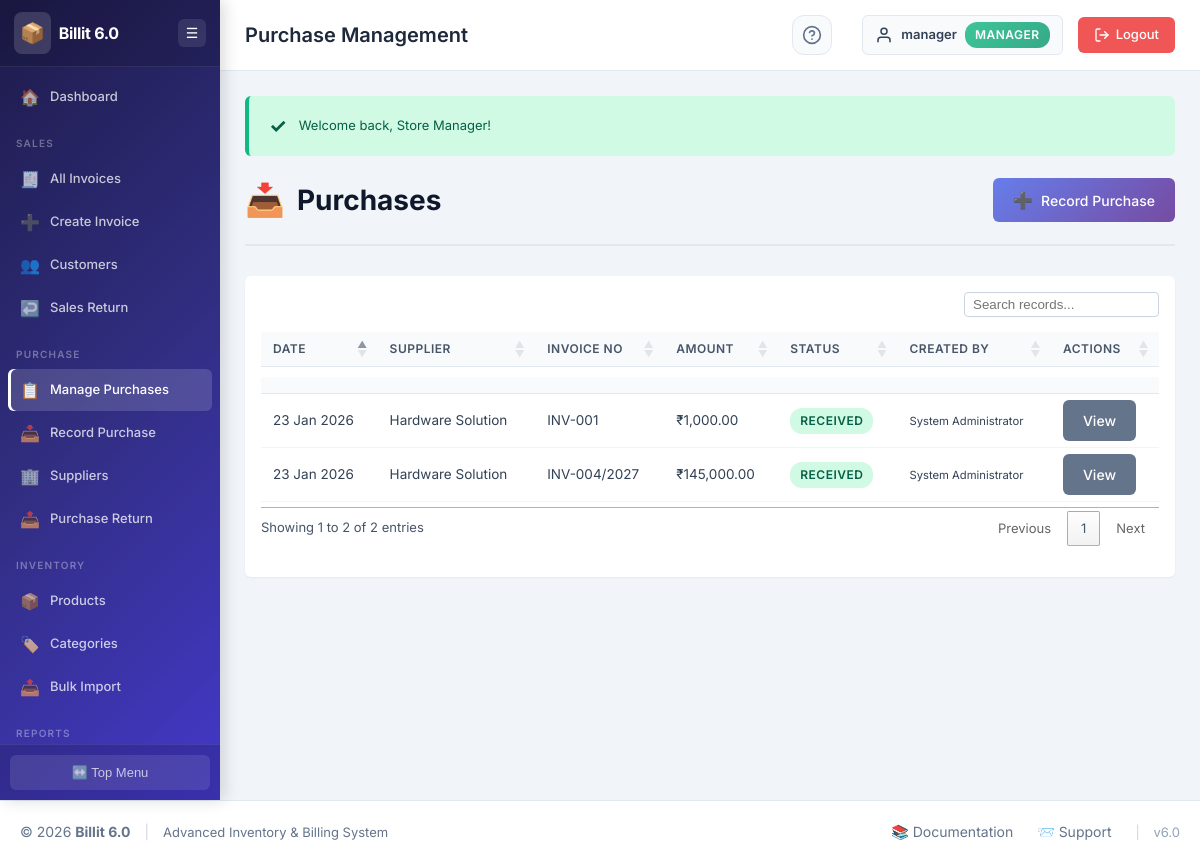
Screenshot of /purchases/index.php (signed in) with the database file from the repository.
### tables this page shows
CREATE TABLE `purchases` (
  `purchase_id` int(11) NOT NULL,
  `supplier_id` int(11) NOT NULL,
  `supplier_invoice_no` varchar(50) DEFAULT NULL,
  `purchase_date` date NOT NULL,
  `total_amount` decimal(10,2) NOT NULL DEFAULT 0.00,
  `paid_amount` decimal(10,2) DEFAULT 0.00,
  `payment_status` enum('paid','partial','unpaid') DEFAULT 'unpaid',
  `status` enum('received','pending','cancelled') DEFAULT 'received',
  `notes` text DEFAULT NULL,
  `created_at` timestamp NOT NULL DEFAULT current_timestamp(),
  `created_by` int(11) DEFAULT NULL
);

CREATE TABLE `suppliers` (
  `supplier_id` int(11) NOT NULL,
  `supplier_name` varchar(100) NOT NULL,
  `contact_person` varchar(100) DEFAULT NULL,
  `email` varchar(100) DEFAULT NULL,
  `phone` varchar(20) DEFAULT NULL,
  `address` text DEFAULT NULL,
  `city` varchar(50) DEFAULT NULL,
  `country` varchar(50) DEFAULT NULL,
  `status` enum('active','inactive') NOT NULL DEFAULT 'active',
  `created_at` timestamp NOT NULL DEFAULT current_timestamp(),
  `updated_at` timestamp NOT NULL DEFAULT current_timestamp() ON UPDATE current_timestamp()
);

CREATE TABLE `users` (
  `user_id` int(11) NOT NULL,
  `username` varchar(50) NOT NULL,
  `password` varchar(255) NOT NULL,
  `full_name` varchar(100) NOT NULL,
  `email` varchar(100) NOT NULL,
  `role` enum('admin','manager','staff') NOT NULL DEFAULT 'staff',
  `status` enum('active','inactive') NOT NULL DEFAULT 'active',
  `created_at` timestamp NOT NULL DEFAULT current_timestamp(),
  `updated_at` timestamp NOT NULL DEFAULT current_timestamp() ON UPDATE current_timestamp()
);

### purchases/index.php (the view, shortened to what this page needs)
<?php
require_once '../config/config.php';
require_once '../includes/functions.php';
require_once '../includes/header.php';
$query = "SELECT p.*, s.supplier_name, u.full_name
          FROM purchases p
          LEFT JOIN suppliers s ON p.supplier_id = s.supplier_id
          LEFT JOIN users u ON p.created_by = u.user_id
          ORDER BY p.purchase_date DESC";
$purchases = db_fetch_all($connection, $query);
?>
<div class="page-header">
    <div>
        <h2 class="page-title"><span class="page-icon">📥</span> Purchases</h2>
    </div>
    <div class="page-actions">
        <a href="create_purchase.php" class="btn btn-primary">
            <span class="btn-icon">➕</span> Record Purchase
        </a>
    </div>
</div>
<div class="card">
    <div class="card-body">
        <div class="table-responsive">
            <table class="data-table">
                <thead>
                    <tr>
                        <th>Date</th>
                        <th>Supplier</th>
                        <th>Invoice No</th>
                        <th>Amount</th>
                        <th>Status</th>
                        <th>Created By</th>
                        <th>Actions</th>
                    </tr>
                </thead>
                <tbody>
                    <?php foreach ($purchases as $p): ?>
                    <tr>
                        <td><?php echo date('d M Y', strtotime($p['purchase_date'])); ?></td>
                        <td><?php echo escape_html($p['supplier_name']); ?></td>
                        <td><?php echo escape_html($p['supplier_invoice_no']); ?></td>
                        <td>₹<?php echo number_format($p['total_amount'], 2); ?></td>
                        <td>
                            <span class="badge badge-<?php echo $p['status'] == 'received' ? 'success' : 'warning'; ?>">
                                <?php echo ucfirst($p['status']); ?>
                            </span>
                        </td>
                        <td><small><?php echo escape_html($p['full_name']); ?></small></td>
                        <td>
                            <a href="view_purchase.php?id=<?php echo $p['purchase_id']; ?>" class="btn btn-sm btn-secondary">View</a>
                        </td>
                    </tr>
                    <?php endforeach; ?>
                </tbody>
            </table>
        </div>
    </div>
</div>
<?php require_once '../includes/footer.php'; ?>

### assets/css/style.css (style rules this page uses)
* { margin: 0; padding: 0; box-sizing: border-box; }
:root { --primary-color: #4f46e5; --primary-dark: #4338ca; --primary-light: #6366f1; --secondary-color: #64748b; --success-color: #10b981; --warning-color: #f59e0b; --danger-color: #ef4444; --info-color: #06b6d4; --gray-50: #f8fafc; --gray-100: #f1f5f9; --gray-200: #e2e8f0; --gray-300: #cbd5e1; --gray-400: #94a3b8; --gray-500: #64748b; --gray-600: #475569; --gray-700: #334155; --gray-800: #1e293b; --gray-900: #0f172a; --header-height: 56px; --footer-height: 48px; --sidebar-width: 220px; --sidebar-collapsed-width: 60px; --border-radius: 6px; --box-shadow: 0 1px 2px 0 rgba(0, 0, 0, 0.05); --box-shadow-lg: 0 4px 6px -1px rgba(0, 0, 0, 0.1), 0 2px 4px -1px rgba(0, 0, 0, 0.06); --font-family: 'Inter', -apple-system, BlinkMacSystemFont, 'Segoe UI', Roboto, sans-serif; }
body { font-family: var(--font-family); font-size: 13px; line-height: 1.5; color: var(--gray-700); background-color: #f1f5f9; min-height: 100vh; display: flex; flex-direction: column; }
.page-header { display: flex; justify-content: space-between; align-items: center; margin-bottom: 30px; padding-bottom: 20px; border-bottom: 2px solid var(--gray-200); }
.page-title { font-size: 28px; font-weight: 700; color: var(--gray-900); display: flex; align-items: center; gap: 12px; }
.page-icon { font-size: 32px; }
.page-actions { display: flex; gap: 10px; }
.card { background: white; border-radius: var(--border-radius); box-shadow: var(--box-shadow); margin-bottom: 25px; overflow: hidden; }
.card-body { padding: 16px; }
.btn { display: inline-flex; align-items: center; gap: 8px; padding: 10px 20px; border: none; border-radius: 6px; font-size: 14px; font-weight: 500; font-family: var(--font-family); cursor: pointer; text-decoration: none; transition: all 0.3s ease; white-space: nowrap; }
.btn-icon { font-size: 16px; }
.btn-primary { background: linear-gradient(135deg, #667eea 0%, #764ba2 100%); color: white; }
.btn-secondary { background: var(--gray-500); color: white; }
.table-responsive { overflow-x: auto; }
.data-table { width: 100%; border-collapse: collapse; font-size: 14px; }
.data-table thead { background: var(--gray-100); }
.data-table th { padding: 12px 15px; text-align: left; font-weight: 600; color: var(--gray-700); border-bottom: 2px solid var(--gray-300); white-space: nowrap; }
.data-table td { padding: 12px 15px; border-bottom: 1px solid var(--gray-200); }
.data-table tbody tr { transition: background 0.2s ease; }
.badge { display: inline-block; padding: 4px 10px; border-radius: 12px; font-size: 12px; font-weight: 600; text-transform: uppercase; letter-spacing: 0.5px; }
.badge-success { background: #d1fae5; color: #065f46; }

### includes/header.php (style rules this page uses)
table.dataTable { width: 100% !important; margin-top: 5px !important; margin-bottom: 5px !important; border-collapse: collapse !important; }
table.dataTable thead th { background-color: #f8fafc; border-bottom: 1px solid #e2e8f0 !important; font-size: 12px; font-weight: 600; text-transform: uppercase; letter-spacing: 0.5px; color: #475569; padding: 8px 12px !important; vertical-align: middle; }
table.dataTable tbody td { padding: 6px 12px !important; font-size: 13.5px; border-bottom: 1px solid #f1f5f9; color: #334155; vertical-align: middle; }

### rows the page displays
purchases: purchase_date "23 Jan 2026", supplier.supplier_name "Hardware Solution", supplier_invoice_no "INV-001", total_amount "1,000.00", status "RECEIVED", users.full_name "System Administrator"
purchases: purchase_date "23 Jan 2026", supplier.supplier_name "Hardware Solution", supplier_invoice_no "INV-004/2027", total_amount "145,000.00", status "RECEIVED", users.full_name "System Administrator"

### other values shown
APP_NAME "Billit 6.0"
$page_title "Purchase Management"
escape_html($current_user) "manager"
$current_role "MANAGER"
$message "Welcome back, Store Manager!"
APP_VERSION "6.0"
